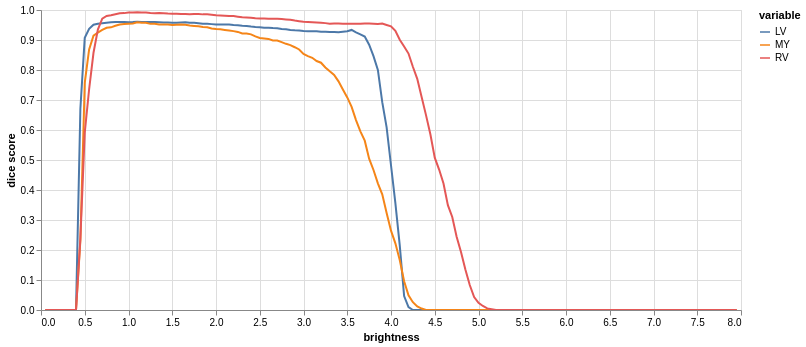

The cell this chart's notebook holds for it:
### Code cell
(alt
 .Chart(results.melt(id_vars=['brightness'],value_vars=['LV','MY','RV'],value_name='dice score'))
 .mark_line()
 .encode(
     x="brightness",
     y="dice score",
     color="variable",
     tooltip="dice score"
 )
 .properties(width=700,height=300)
 .interactive()
)

### Figure 1 — Vega-Lite specification as saved in the notebook (floating-point values rounded to 4 significant figures; data arrays with more than 128 entries replaced by an {"elided": "..."} marker saying what was removed)
{"config": {"view": {"continuousWidth": 300, "continuousHeight": 300}}, "data": {"name": "data-66a635bcada17dc928c03798ea40245f"}, "mark": {"type": "line"}, "encoding": {"color": {"field": "variable", "type": "nominal"}, "tooltip": {"field": "dice score", "type": "quantitative"}, "x": {"field": "brightness", "type": "quantitative"}, "y": {"field": "dice score", "type": "quantitative"}}, "height": 300, "params": [{"name": "param_4", "select": {"type": "interval", "encodings": ["x", "y"]}, "bind": "scales"}], "width": 700, "$schema": "https://vega.github.io/schema/vega-lite/v5.20.1.json", "datasets": {"data-66a635bcada17dc928c03798ea40245f": {"elided": "477 records"}}}
